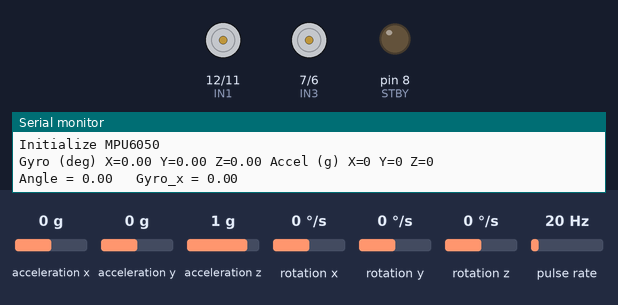
The sketch below on a simulated Arduino Uno, built with avr-gcc and run on an emulated ATmega328P. Shown: motor-driver pin pairs drawn as motors (green arrow = first pin HIGH = forward, orange = second pin HIGH = backward, longer = more drive, scaled by the enable pin, stopped while the standby pin is LOW), output pins drawn as LEDs (lit = HIGH), the last lines printed to the serial monitor. Wiring (inferred from the names in the program): pulse sensor: data pin 2; MPU-6050 motion sensor at I2C address 0x68. The test bench sets the inputs (shaded band); at power-on: acceleration z 1 g, acceleration x 0 g, acceleration y 0 g, rotation x 0 °/s, rotation y 0 °/s, rotation z 0 °/s, pulse rate 20 Hz.

Above: at 0.1 s.
At 10.2 s:
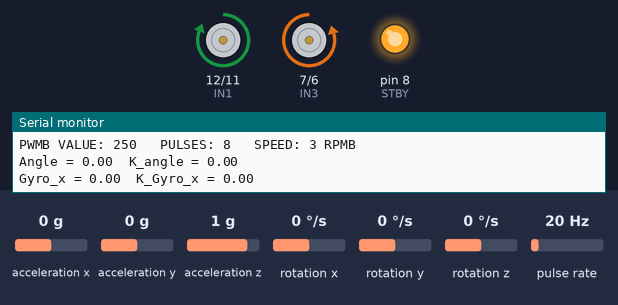
10.3 s: acceleration z set to 0.2 g
13.3 s: acceleration z set to -0.1 g
Timing chart, 0 to 16.3 s (numbered marks = the images above; inputs shaded):
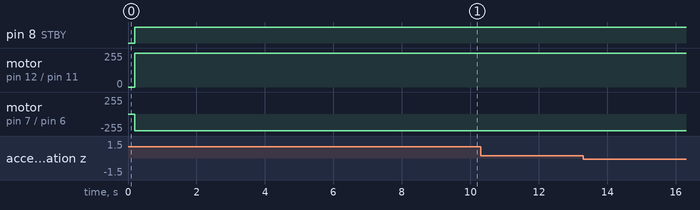

The sketch:

self_balancing_robot.ino
```cpp
#include <Wire.h>
#include <MPU6050.h>
#include "I2Cdev.h"
#include "math.h"

///////////////////////////////////////////////////////////////////////////////
/////////////////////////////// TB6612FNG MOTOR DRIVER//////////////////////////
///////////////////////////////////////////////////////////////////////////////

// M1
#define IN1 12
#define IN2 11
#define PWMA 10
#define ENC_IN 4


// M2
#define IN3 7
#define IN4 6
#define PWMB 9
#define ENC_IN2 2

// STANDBY PIN
#define STBY 8


// Motor encoder output pulse per rotation (change as required)
#define ENC_COUNT_REV 374


// Pulse count from encoder
volatile long encoderValue1 = 0; // M1
volatile long encoderValue2 = 0; // M2

// One-second interval for measurements
int interval = 1000;

// Counters for milliseconds during interval
long previousMillis = 0;
long currentMillis = 0;

// Variable for RPM measuerment
int rpm1 = 0; // M1
int rpm2 = 0; // M2

// Variable for PWM motor speed output
int motorPwm1 = 255;
int motorPwm2 = 250;
///////////////////////////////////////////////////////////////////////////////////////


////////////////////////////////////////////////////////////////////////////////////
/////////////////////////////// MPU-6050//////////////////////////////////////////
/////////////////////////////////////////////////////////////////////////////////


// Initializing the MPU-6050
MPU6050 mpu;

volatile long accelX, accelY, accelZ, gForceX, gForceY, gForceZ, gyroX, gyroY, gyroZ;
float rotX, rotY, rotZ;


volatile int motorPower, gyroRate;
volatile float accAngle, gyroAngle, currentAngle, prevAngle=0, error, prevError=0, errorSum=0;
volatile byte count=0;
int distanceCm;
/////////////////////////////////////////////////////////////////////////////////////////////////

//////////////////////////////////////////////////////////////
//////////////////////pulse calculation/////////////////////////
/////////////////////////////////////////////////////////////////
int lz = 0;
int rz = 0;
int rpluse = 0;
int lpluse = 0;
int pulseright,pulseleft;
////////////////////////////////PI variable parameters//////////////////////////
float speeds_filterold=0;
float positions=0;
int flag1;
double PI_pwm;
int cc;
int speedout;
float speeds_filter;


////////////////////////////////////////////////////////////////////////////
/////////////////////////////////////KALMAN FILTER//////////////////////////
////////////////////////////////////////////////////////////////////////////


//Define three-axis acceleration, three-axis gyroscope variables
int16_t ax, ay, az, gx, gy, gz;

// The tilt angle
float Angle;


///////////////////////Kalman_Filter////////////////////////////
// Covariance of gyroscope noise
float Q_angle = 0.001;

// Covariance of gyroscope drift noise
float Q_gyro = 0.003;

// Covariance of accelerometer
float R_angle = 0.5;
char C_0 = 1;

// The filter sampling time.
float dt = 0.005;

// a function containing the Kalman gain is used to
// calculate the deviation of the optimal estimate.
float K1 = 0.05;
float K_0,K_1,t_0,t_1;
float angle_err;

// Gyroscope drift
float q_bias;

float accelz = 0;
float angle;
float angleY_one;
float angle_speed;

float Pdot[4] = { 0, 0, 0, 0};
float P[2][2] = {{ 1, 0 }, { 0, 1 }};
float  PCt_0, PCt_1, E;
//////////////////////Kalman_Filter/////////////////////////

///////////////////////angle parameters//////////////////////////////
float angle_X; //Calculate the tilt angle variable about the X axis from the acceleration
float angle_Y; //Calculate the tilt angle variable about the Y axis from the acceleration
float angle0 = 1; //Actual measured angle (ideally 0 degrees)
float Gyro_x,Gyro_y,Gyro_z;  //Angular angular velocity by gyroscope calculation
///////////////////////angle parameters//////////////////////////////

//////////////////////////////////////////////////////////////////
//////////////////////PID parameters///////////////////////////////
/////////////////////////////////////////////////////////////////

double kp = 34, ki = 0, kd = 0.62;                   //angle loop parameters
double kp_speed = 3.6, ki_speed = 0.080, kd_speed = 0;   // speed loop parameters
double setp0 = 0; //angle balance point
int PD_pwm;  //angle output
float pwm1=0,pwm2=0;

////////////////////////////////////////////////////////////////////////


// Setting up the motor
void startMotor(){
  // Motor setup
  pinMode(IN1, OUTPUT);
  pinMode(IN2, OUTPUT);
  pinMode(IN3, OUTPUT);
  pinMode(IN4, OUTPUT);
  pinMode(PWMA, OUTPUT);
  pinMode(PWMB, OUTPUT);
  pinMode(STBY, OUTPUT);

   // Set encoder as input with internal pullup
  pinMode(ENC_IN, INPUT_PULLUP); // M1
  pinMode(ENC_IN2, INPUT_PULLUP); // M2


  // Attach interrupt
  attachInterrupt(digitalPinToInterrupt(ENC_IN), updateEncoder1, RISING); // Motor 1 //// Check between change and rising
  attachInterrupt(digitalPinToInterrupt(ENC_IN2), updateEncoder2, RISING); // Motor 2 /// Check between change and rising


}

void startmpu(){
    //Start MPU6050 communication
  Wire.beginTransmission(0x68);       //From the datastheet, the address is 0x68, but you can change that above.
  Wire.write(0x6B);                           //Write on 0x6B register
  Wire.write(0x00);                           //Set register to 00000000 and activate gyro
  Wire.endTransmission();                     //End the i2c transmission
  //Change gyro scale to +/-250deg/sec
  Wire.beginTransmission(0x68);       //My MPU6050 address is 0x68, change it at the begginning of the code
  Wire.write(0x1B);                           //Write on 0x1B register
  Wire.write(0x00);                           //Set scale to 250dps, full scale
  Wire.endTransmission();                     //End the i2c transmission
  //Change accelerometer scale to +/-4g.
  Wire.beginTransmission(0x68);       //My MPU6050 address is 0x68, change it at the begginning of the code
  Wire.write(0x1C);                           //Write on 0x1C register
  Wire.write(0b00000000);                           //Set scale to +/-4g
  Wire.endTransmission();                     //End the i2c transmission


  //Enable some filters
  /*When we start, the gyro might have an offset value. We make 520 readdings and get that calibration value
  We use taht later in the code to substract the raw offset.
  for (int i = 0; i < 520; i++) {                               //Create 520 loops

    Wire.beginTransmission(MPU6050_ADDR);                       //Start i2c communication with MPU6050
    Wire.write(0x43);                                           //We read from register 0x43
    Wire.endTransmission();                                     //End the i2c transmission
    Wire.requestFrom(MPU6050_ADDR, 4);                          //Request 2 bytes from the MPU6050
    Gyro_Y_Offset += Wire.read() << 8 | Wire.read();            //Merge high and low byte and get an integer
    Gyro_X_Offset += Wire.read() << 8 | Wire.read();            //Merge high and low byte and get an integer
    delayMicroseconds(3500);                                    //Small delay
  }
  Gyro_X_Offset /= 520;                                         //Divide the total value by 520 to get the avarage gyro offset
  Gyro_Y_Offset /= 520;                                         //Divide the total value by 520 to get the avarage gyro offset

*/

}


void recordAccelRegisters() {
  // REGISTER 0x3B~0x40/REGISTER 59~64
  Wire.beginTransmission(0b1101000); //I2C address of the MPU
  Wire.write(0x3B); //Starting register for Accelerometer Readings (see datasheet)
  Wire.endTransmission();
  Wire.requestFrom(0b1101000,6); //Request Accel Registers (3B - 40)

  // Use left shift << and bit operations |  Wire.read() read once 1bytes，and automatically read the data of the next address on the next call.
  while(Wire.available() < 6);  // Waiting for all the 6 bytes data to be sent from the slave machine （Must wait for all data to be stored in the buffer before reading）
  accelX = Wire.read()<<8|Wire.read(); //Store first two bytes into accelX （Automatically stored as a defined long value）
  accelY = Wire.read()<<8|Wire.read(); //Store middle two bytes into accelY
  accelZ = Wire.read()<<8|Wire.read(); //Store last two bytes into accelZ
  processAccelData();
}

 // divide the raw values by 16384, according to the datasheet
void processAccelData(){
  gForceX = accelX / 16384.0;     //float = long / float
  gForceY = accelY / 16384.0;
  gForceZ = accelZ / 16384.0;
}

void recordGyroRegisters() {
  // REGISTER 0x43~0x48/REGISTER 67~72
  Wire.beginTransmission(0b1101000); //I2C address of the MPU
  Wire.write(0x43); //Starting register for Gyro Readings
  Wire.endTransmission();
  Wire.requestFrom(0b1101000,6); //Request Gyro Registers (43 ~ 48)
  while(Wire.available() < 6);
  gyroX = Wire.read()<<8|Wire.read(); //Store first two bytes into accelX
  gyroY = Wire.read()<<8|Wire.read(); //Store middle two bytes into accelY
  gyroZ = Wire.read()<<8|Wire.read(); //Store last two bytes into accelZ
  processGyroData();
}

// The 131.0 comes from the MPU6050 datasheet.
void processGyroData() {
  rotX = gyroX / 131.0;
  rotY = gyroY / 131.0;
  rotZ = gyroZ / 131.0;
}

// Print out 3-axis gyroscope data and 3-axis accelerometer data
// Get the values then offset them
void printData() {
  Serial.print("Gyro (deg)");
  Serial.print(" X=");
  Serial.print(rotX);
  Serial.print(" Y=");
  Serial.print(rotY);
  Serial.print(" Z=");
  Serial.print(rotZ);
  Serial.print(" Accel (g)");
  Serial.print(" X=");
  Serial.print(gForceX);
  Serial.print(" Y=");
  Serial.print(gForceY);
  Serial.print(" Z=");
  Serial.println(gForceZ);


  // Print the tilt angle in degrees
  Serial.print("Angle = ");
  Serial.print(Angle);

  // Print the angular velocity in degrees per second
  Serial.print("   Gyro_x = ");
  Serial.println(Gyro_x);


    // Only update display when there is a reading
    if (motorPwm1 > 0 || rpm1 > 0) {
      Serial.print("PWMA VALUE: ");
      Serial.print(motorPwm1);
      Serial.print('\t');
      Serial.print(" PULSES: ");
      Serial.print(encoderValue1);
      Serial.print('\t');
      Serial.print(" SPEEDA: ");
      Serial.print(rpm1);
      Serial.println(" RPM");
      Serial.print("PWMB VALUE: ");
      Serial.print(motorPwm2);
      Serial.print('\t');
      Serial.print(" PULSES: ");
      Serial.print(encoderValue2);
      Serial.print('\t');
      Serial.print(" SPEED: ");
      Serial.print(rpm2);
      Serial.println(" RPMB");
    }
  // After applying Kalman Filter
  Serial.print("Angle = ");
  Serial.print(Angle);
  Serial.print("  K_angle = ");
  Serial.println(angle);
  Serial.print("Gyro_x = ");
  Serial.print(Gyro_x);
  Serial.print("  K_Gyro_x = ");
  Serial.println(angle_speed);
}

/*

*/


void setup()
{
  mpu.initialize();

  // Setup Serial Monitor
  Serial.begin(9600);

  // Setup initial values for timer
  previousMillis = millis();

  // Starting the motor
  startMotor();

  Serial.println("Initialize MPU6050");

  startmpu();

}


void loop()
{
  printData();
  recordAccelRegisters();
  recordGyroRegisters();
  anglePWM();

    // Write PWM to controller
    analogWrite(PWMA, motorPwm1);
    analogWrite(PWMB, motorPwm2);

    // Motor Movement

    digitalWrite(IN1, HIGH);
    digitalWrite(IN2, LOW);
    digitalWrite(IN3, LOW);
    digitalWrite(IN4, HIGH);
    digitalWrite(STBY, HIGH);


  // Update RPM value every second
  currentMillis = millis();
  if (currentMillis - previousMillis > interval) {
    previousMillis = currentMillis;


    // Calculate RPM
    rpm1 = (float)(encoderValue1 * 60 / ENC_COUNT_REV);
    rpm2 = (float)(encoderValue2 * 60 / ENC_COUNT_REV);
    // I2C to get MPU6050 six-axis ax ay az gx gy gz
  mpu.getMotion6(&ax, &ay, &az, &gx, &gy, &gz);

  // Obtain angle and Kalman Filter
  angle_calculate(ax, ay, az, gx, gy, gz, dt, Q_angle, Q_gyro, R_angle, C_0, K1);


    encoderValue1 = 0;
    encoderValue2 = 0;
  }


}

/////////////////////////////angle calculate///////////////////////
void angle_calculate(int16_t ax,int16_t ay,int16_t az,int16_t gx,int16_t gy,int16_t gz,float dt,float Q_angle,float Q_gyro,float R_angle,float C_0,float K1)
{
  float Angle = -atan2(ay , az) * (180/ PI);           //Radial rotation angle calculation formula; negative sign is direction processing
  Gyro_x = -gx / 131;              //The X-axis angular velocity calculated by the gyroscope; the negative sign is the direction processing
  Kalman_Filter(Angle, Gyro_x);            //Kalman Filtering
  //Rotation angle Z-axis parameter
  Gyro_z = -gz / 131;                      //Z-axis angular velocity
  //accelz = az / 16.4;

  float angleAx = -atan2(ax, az) * (180 / PI); //Calculate the angle with the x-axis
  Gyro_y = -gy / 131.00; //Y-axis angular velocity
  Yiorderfilter(angleAx, Gyro_y); //first-order filtering
}
////////////////////////////////////////////////////////////////

///////////////////////////////KalmanFilter/////////////////////
void Kalman_Filter(double angle_m, double gyro_m)
{
  angle += (gyro_m - q_bias) * dt;          //Prior estimate
  angle_err = angle_m - angle;

  Pdot[0] = Q_angle - P[0][1] - P[1][0];    //Differential of azimuth error covariance
  Pdot[1] = - P[1][1];
  Pdot[2] = - P[1][1];
  Pdot[3] = Q_gyro;

  P[0][0] += Pdot[0] * dt;    //A priori estimation error covariance differential integral
  P[0][1] += Pdot[1] * dt;
  P[1][0] += Pdot[2] * dt;
  P[1][1] += Pdot[3] * dt;

  //Intermediate variable of matrix multiplication
  PCt_0 = C_0 * P[0][0];
  PCt_1 = C_0 * P[1][0];
  //Denominator
  E = R_angle + C_0 * PCt_0;
  //gain value
  K_0 = PCt_0 / E;
  K_1 = PCt_1 / E;

  t_0 = PCt_0;  //Intermediate variable of matrix multiplication
  t_1 = C_0 * P[0][1];

  P[0][0] -= K_0 * t_0;    //Posterior estimation error covariance
  P[0][1] -= K_0 * t_1;
  P[1][0] -= K_1 * t_0;
  P[1][1] -= K_1 * t_1;

  q_bias += K_1 * angle_err;    //Posterior estimate
  angle_speed = gyro_m - q_bias;   //The differential of the output value gives the optimal angular velocity
  angle += K_0 * angle_err; ////Posterior estimation to get the optimal angle
}


/////////////////////first-order filtering/////////////////
void Yiorderfilter(float angle_m, float gyro_m)
{
  angleY_one = K1 * angle_m + (1 - K1) * (angleY_one + gyro_m * dt);
}

//////////////////angle PD////////////////////
void PD()
{
  PD_pwm = kp * (angle + angle0) + kd * angle_speed; //PD angle loop control
}


/////////////////speed PI////////////////////
void speedpiout()
{
  float speeds = (pulseleft + pulseright) * 1.0;      //Vehicle speed  pulse value
  pulseright = pulseleft = 0;      //Clear
  speeds_filterold *= 0.7;         //first-order complementary filtering
  speeds_filter = speeds_filterold + speeds * 0.3;
  speeds_filterold = speeds_filter;
  positions += speeds_filter;
  positions = constrain(positions, -3550,3550);    //Anti-integral saturation
  PI_pwm = ki_speed * (setp0 - positions) + kp_speed * (setp0 - speeds_filter);      //speed loop control PI
}
//////////////////speed PI////////////////////


////////////////////////////PWM end value/////////////////////////////
void anglePWM()
{
  pwm2=-PD_pwm - PI_pwm ;           //assign the final value of PWM to motor
  pwm1=-PD_pwm - PI_pwm ;

  if(pwm1>255)             //limit PWM value not greater than 255
  {
    pwm1=255;
  }
  if(pwm1<-255)
  {
    pwm1=-255;
  }
  if(pwm2>255)
  {
    pwm2=255;
  }
  if(pwm2<-255)
  {
    pwm2=-255;
  }

  // When the self-balancing trolley’s tilt angle gets less than a certain angle,
  // the motor will stop.

  if(angle>25 || angle<-25)
  {
    pwm1=pwm2=0;
  }

  // Determine the motor’s steering and speed by the positive and negative of PWM
  if(pwm2>=0)
  {
    digitalWrite(IN1,LOW);
    digitalWrite(IN2,HIGH);
    analogWrite(PWMA,pwm2);
  }
  else
  {
    digitalWrite(IN1,HIGH);
    digitalWrite(IN2,LOW);
    analogWrite(PWMA,-pwm2);
  }

  if(pwm1>=0)
  {
    digitalWrite(IN3,HIGH);
    digitalWrite(IN4,LOW);
    analogWrite(PWMB,pwm1);
  }
  else
  {
    digitalWrite(IN3,LOW);
    digitalWrite(IN4,HIGH);
    analogWrite(PWMB,-pwm1);
  }
}


void updateEncoder1()
{
  // Increment value for each pulse from encoder
  encoderValue1++;
}

void updateEncoder2()
{
  // Increment value for each pulse from encoder
  encoderValue2++;
}

////////////////////pulse calculation///////////////////////
void countpluse()
{
  lz = encoderValue1;     //Assign the value counted by the code wheel to lz
  rz = encoderValue2;

  encoderValue1 = 0;     //Clear the code counter count
  encoderValue2 = 0;

  lpluse = lz;
  rpluse = rz;

  if ((pwm1 < 0) && (pwm2 < 0))                     //judge the moving direction; if backwards（PWM, namely motor voltage is negative）, pulse number is a negative number
  {
    rpluse = -rpluse;
    lpluse = -lpluse;
  }
  else if ((pwm1 > 0) && (pwm2 > 0))                 // if backwards（PWM, namely motor voltage is positive）, pulse number is a positive number
  {
    rpluse = rpluse;
    lpluse = lpluse;
  }
  else if ((pwm1 < 0) && (pwm2 > 0))                 //Judge turning direction of the car;  turn left; Right pulse number is a positive number; Left pulse number is a negative number.
  {
    rpluse = rpluse;
    lpluse = -lpluse;
  }
  else if ((pwm1 > 0) && (pwm2 < 0))               //Judge turning direction of the car;  turn right; Right pulse number is a negative number; Left pulse number is a positive number.
  {
    rpluse = -rpluse;
    lpluse = lpluse;
  }

  //enter interrupts per 5ms; pulse number superposes
  pulseright += rpluse;
  pulseleft += lpluse;
}

/////////////////////////////////interrupts////////////////////////////
void Interrupt_Service_Routine()
{
  sei();  //Allow global interrupts
  countpluse();        //Pulse superposition subfunction
  mpu.getMotion6(&ax, &ay, &az, &gx, &gy, &gz);     //IIC to get MPU6050 six-axis data  ax ay az gx gy gz
  angle_calculate(ax, ay, az, gx, gy, gz, dt, Q_angle, Q_gyro, R_angle, C_0, K1);      //get angle and Kalman filtering
  PD();         //angle loop PD control
  anglePWM();

  cc++;
  if(cc>=8)     //5*8=40，40ms entering once speed PI algorithm
  {
    speedpiout();
    cc=0;  //Clear
  }
}
///////////////////////////////////////////////////////////
```
